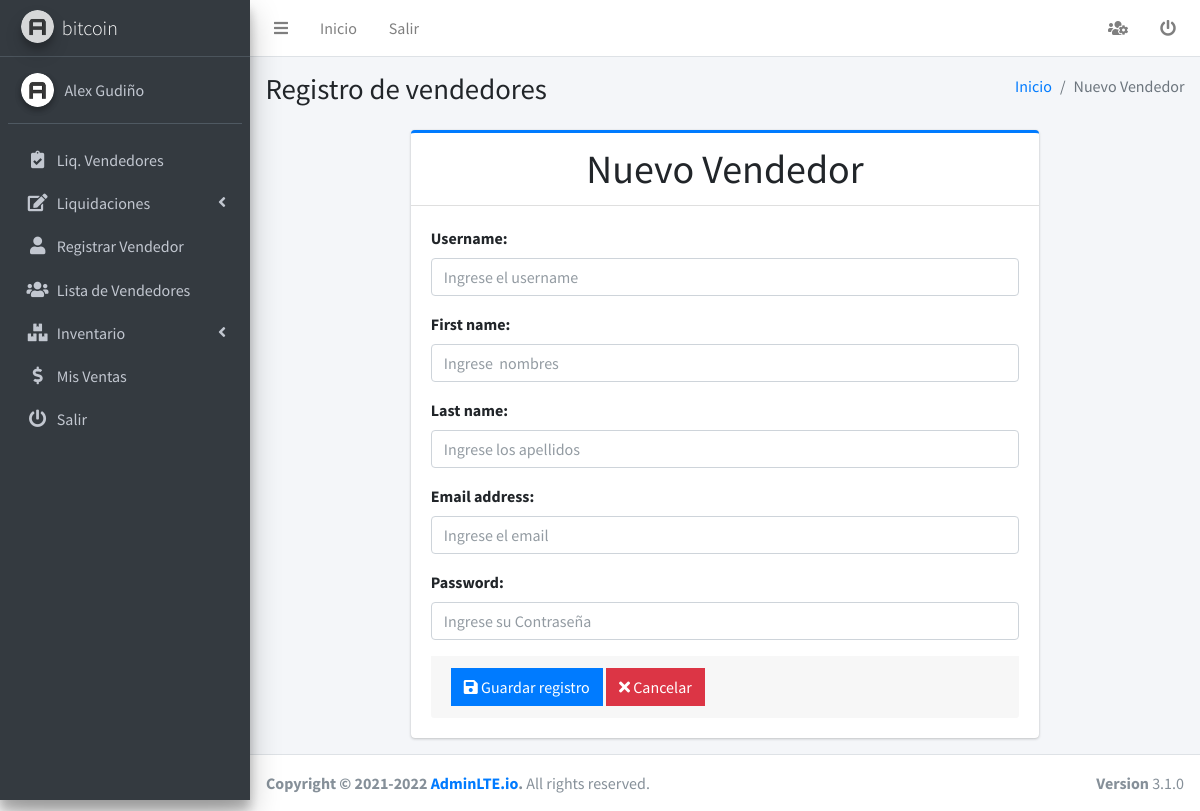
/supervisor/vendedor/add (signed in), run on the app's committed database.
### usuario/models.py (models this page shows, shortened)
class User(AbstractUser):
    token = models.UUIDField(primary_key=False, editable=False,null=True, blank=True) # token que se crear cuando se reseta la contraseña
    class Meta:
        permissions = (
            ('add_seller', 'can add seller'),
            ('change_seller', 'can change seller'),
            ('del_seller', 'can delete seller'),
            ('view_seller', 'can view seller'),
            ('add_supervisor', 'can add supervisor'),
            ('change_supervisor', 'can change supervisor'),
            ('del_supervisor', 'can delete supervisor'),
            ('view_supervisor', 'can view supervisor'),
            )

class Profile(models.Model):
    GENRE_CHOICES = (
        ('m', 'Masculino'),
        ('f', 'Feminino'),
    )
    user = models.OneToOneField(User, on_delete=models.CASCADE, related_name='user_profile')
    distributor = models.ForeignKey(Distribuidora,on_delete=models.CASCADE, related_name='distributor')
    genre = models.CharField(max_length=1, choices=GENRE_CHOICES,blank = True, null=True, verbose_name="Genero")
    avatar = models.ImageField(upload_to='profiles',blank = True, null=True, verbose_name='Imagen de Perfil')
    phone_regex = RegexValidator(
        regex=r'^\+?1?\d{9,10}$', message="El número de teléfono debe ingresarse en el formato: '0999999999'. Se permiten hasta 10 dígitos.")
    phone = models.CharField(
        validators=[phone_regex],
        max_length=10,
        blank = True, null=True,
        verbose_name='Numero de Telefono')  # validators should be a list
    created = models.DateTimeField(auto_now_add=True)
    updated = models.DateTimeField(auto_now=True)
    def get_image(self):
        if self.avatar:
            return '{}{}'.format(MEDIA_URL, self.avatar)
        return '{}{}'.format(MEDIA_URL, 'empty.png')

class Distribuidora(models.Model):
    nombre = models.CharField(max_length=50)
    class Meta:
        db_table = 'distribuidora'
        verbose_name = 'distribuidora'
        verbose_name_plural = 'distribuidoras'
    def __str__(self):
        return self.nombre

### supervisor/views.py (the view, shortened to what this page needs)
# urls.py: path('vendedor/add', SellerCreateView.as_view(), name='crear_vendedor'),
class SellerCreateView(ValidatePermissionRequiredMixin,CreateView):
    permission_required = 'usuario.add_seller'
    model = User
    form_class = SellerCreateForm
    template_name = 'supervisor/vendedor/crear_vendedor.html'
    success_url = reverse_lazy('supervisor:lista_vendedores')
    def dispatch(self, request, *args, **kwargs):
        return super().dispatch(request, *args, **kwargs)
    def get_context_data(self, **kwargs):
        context = super().get_context_data(**kwargs)
        context['title'] = 'Registro de vendedores'
        context['entity'] = 'Nuevo Vendedor'
        context['titleForm'] = 'Nuevo Vendedor'
        context['list_url'] = self.success_url
        context['action'] = 'add'
        return context

### lider/mixins.py (called while the page is built)
    def get_perms(self):
        if isinstance(self.permission_required, str):
            perms = (self.permission_required,)
        else:
            perms = self.permission_required
        return perms

    def dispatch(self, request, *args, **kwargs):
        if request.user.has_perms(self.get_perms()):
            return super().dispatch(request, *args, **kwargs)
        messages.error(request, 'No tienes permisos para ingresar a este modulo') # modulo de django para el envio de mensajes
        return redirect(self.get_url_redirect())

### supervisor/templates/supervisor/vendedor/crear_vendedor.html (shortened to what this page needs)
{% extends 'home/form.html' %}
{% load static %}
{% block head %}
<link href="{% static 'plugins/select2-4.0.13/css/select2.min.css' %}" rel="stylesheet" />
<link href="{% static 'plugins/select2-4.0.13/css/select2-bootstrap4.min.css' %}" rel="stylesheet" />
{% endblock %}

### home/templates/home/sidebar.html (shortened to what this page needs)
{% load static %}
<aside class="main-sidebar sidebar-dark-primary elevation-4">
    <a href="{% url 'home:dashboard' %}" class="brand-link">
        <img src="{% static 'dist/img/AdminLTELogo.png' %}" alt="AdminLTE Logo"
            class="brand-image img-circle elevation-3" style="opacity: .8">
        <span class="brand-text font-weight-light">{{ user.user_profile.distributor }}</span>
    </a>
    <div class="sidebar">
        <div class="user-panel mt-3 pb-3 mb-3 d-flex">
            <div class="image">
                <img src="{{ user.user_profile.get_image }}" class="img-circle elevation-2" alt="User Image">
            </div>
            <div class="info">
                <a href="{% url 'user:perfil' %}" class="d-block">{{ user.first_name|title }} {{ user.last_name|title }} </a>
            </div>
        </div>
        <nav class="mt-2">
            <ul class="nav nav-pills nav-sidebar flex-column" data-widget="treeview" role="menu" data-accordion="false">
             {% include 'supervisor/sidebar.html' %}
             {% include 'vendedor/sidebar.html' %}
                <li class="nav-item">
                    <a href="{% url 'user:logout' %}" class="nav-link">
                        <i class="nav-icon fas fa-power-off"></i>
                        <p> Salir</p>
                    </a>
                </li>
            </ul>
        </nav>
    </div>
</aside>

### data on the page
User: user_profile.distributor "bitcoin", first_name "Alex", last_name "Gudiño"

### other printed values
{{ title }} "Registro de vendedores"
{{ entity }} "Nuevo Vendedor"
{{ titleForm }} "Nuevo Vendedor"
{{ field.label }} "Username" "First name" "Last name" "Email address" "Password"
